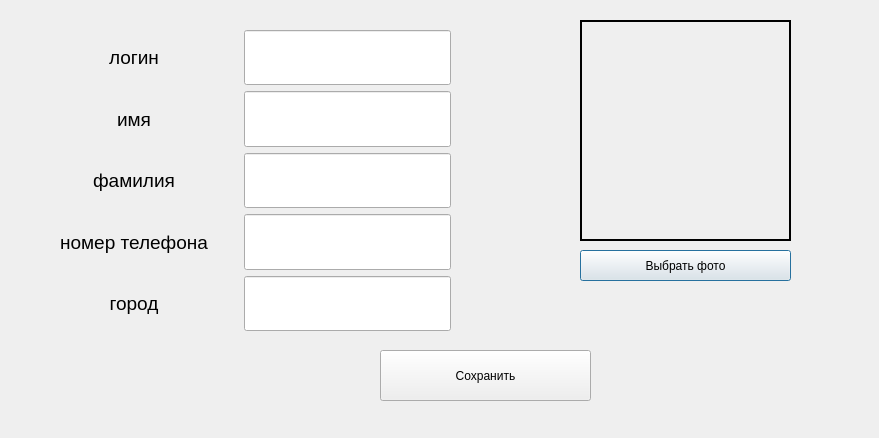
<?xml version="1.0" encoding="UTF-8"?>
<ui version="4.0">
 <class>Dialog</class>
 <widget class="QDialog" name="Dialog">
  <property name="geometry">
   <rect>
    <x>0</x>
    <y>0</y>
    <width>879</width>
    <height>438</height>
   </rect>
  </property>
  <property name="windowTitle">
   <string>Dialog</string>
  </property>
  <widget class="QWidget" name="horizontalLayoutWidget">
   <property name="geometry">
    <rect>
     <x>30</x>
     <y>30</y>
     <width>421</width>
     <height>301</height>
    </rect>
   </property>
   <layout class="QHBoxLayout" name="horizontalLayout">
    <item>
     <layout class="QVBoxLayout" name="verticalLayout">
      <item>
       <widget class="QLabel" name="label">
        <property name="sizePolicy">
         <sizepolicy hsizetype="Ignored" vsizetype="Expanding">
          <horstretch>0</horstretch>
          <verstretch>0</verstretch>
         </sizepolicy>
        </property>
        <property name="font">
         <font>
          <pointsize>14</pointsize>
         </font>
        </property>
        <property name="text">
         <string>логин</string>
        </property>
        <property name="alignment">
         <set>Qt::AlignCenter</set>
        </property>
       </widget>
      </item>
      <item>
       <widget class="QLabel" name="label_2">
        <property name="sizePolicy">
         <sizepolicy hsizetype="Ignored" vsizetype="Expanding">
          <horstretch>0</horstretch>
          <verstretch>0</verstretch>
         </sizepolicy>
        </property>
        <property name="font">
         <font>
          <pointsize>14</pointsize>
         </font>
        </property>
        <property name="text">
         <string>имя</string>
        </property>
        <property name="alignment">
         <set>Qt::AlignCenter</set>
        </property>
       </widget>
      </item>
      <item>
       <widget class="QLabel" name="label_3">
        <property name="sizePolicy">
         <sizepolicy hsizetype="Ignored" vsizetype="Expanding">
          <horstretch>0</horstretch>
          <verstretch>0</verstretch>
         </sizepolicy>
        </property>
        <property name="font">
         <font>
          <pointsize>14</pointsize>
         </font>
        </property>
        <property name="text">
         <string>фамилия</string>
        </property>
        <property name="alignment">
         <set>Qt::AlignCenter</set>
        </property>
       </widget>
      </item>
      <item>
       <widget class="QLabel" name="label_4">
        <property name="sizePolicy">
         <sizepolicy hsizetype="Ignored" vsizetype="Expanding">
          <horstretch>0</horstretch>
          <verstretch>0</verstretch>
         </sizepolicy>
        </property>
        <property name="font">
         <font>
          <pointsize>14</pointsize>
         </font>
        </property>
        <property name="text">
         <string>номер телефона</string>
        </property>
        <property name="alignment">
         <set>Qt::AlignCenter</set>
        </property>
       </widget>
      </item>
      <item>
       <widget class="QLabel" name="label_5">
        <property name="sizePolicy">
         <sizepolicy hsizetype="Ignored" vsizetype="Expanding">
          <horstretch>0</horstretch>
          <verstretch>0</verstretch>
         </sizepolicy>
        </property>
        <property name="font">
         <font>
          <pointsize>14</pointsize>
         </font>
        </property>
        <property name="text">
         <string>город</string>
        </property>
        <property name="alignment">
         <set>Qt::AlignCenter</set>
        </property>
       </widget>
      </item>
     </layout>
    </item>
    <item>
     <layout class="QVBoxLayout" name="verticalLayout_2">
      <item>
       <widget class="QLineEdit" name="login">
        <property name="sizePolicy">
         <sizepolicy hsizetype="Ignored" vsizetype="Expanding">
          <horstretch>0</horstretch>
          <verstretch>0</verstretch>
         </sizepolicy>
        </property>
       </widget>
      </item>
      <item>
       <widget class="QLineEdit" name="firstname">
        <property name="sizePolicy">
         <sizepolicy hsizetype="Ignored" vsizetype="Expanding">
          <horstretch>0</horstretch>
          <verstretch>0</verstretch>
         </sizepolicy>
        </property>
       </widget>
      </item>
      <item>
       <widget class="QLineEdit" name="lastname">
        <property name="sizePolicy">
         <sizepolicy hsizetype="Ignored" vsizetype="Expanding">
          <horstretch>0</horstretch>
          <verstretch>0</verstretch>
         </sizepolicy>
        </property>
       </widget>
      </item>
      <item>
       <widget class="QLineEdit" name="number">
        <property name="sizePolicy">
         <sizepolicy hsizetype="Ignored" vsizetype="Expanding">
          <horstretch>0</horstretch>
          <verstretch>0</verstretch>
         </sizepolicy>
        </property>
       </widget>
      </item>
      <item>
       <widget class="QLineEdit" name="city">
        <property name="sizePolicy">
         <sizepolicy hsizetype="Ignored" vsizetype="Expanding">
          <horstretch>0</horstretch>
          <verstretch>0</verstretch>
         </sizepolicy>
        </property>
       </widget>
      </item>
     </layout>
    </item>
   </layout>
  </widget>
  <widget class="QLabel" name="user_image">
   <property name="geometry">
    <rect>
     <x>580</x>
     <y>20</y>
     <width>211</width>
     <height>221</height>
    </rect>
   </property>
   <property name="styleSheet">
    <string notr="true">border: 2px solid</string>
   </property>
   <property name="text">
    <string/>
   </property>
   <property name="scaledContents">
    <bool>true</bool>
   </property>
  </widget>
  <widget class="QPushButton" name="take_photo_btn">
   <property name="geometry">
    <rect>
     <x>580</x>
     <y>250</y>
     <width>211</width>
     <height>31</height>
    </rect>
   </property>
   <property name="text">
    <string>Выбрать фото</string>
   </property>
  </widget>
  <widget class="QPushButton" name="save_button">
   <property name="geometry">
    <rect>
     <x>380</x>
     <y>350</y>
     <width>211</width>
     <height>51</height>
    </rect>
   </property>
   <property name="text">
    <string>Сохранить</string>
   </property>
  </widget>
 </widget>
 <resources/>
 <connections/>
</ui>
